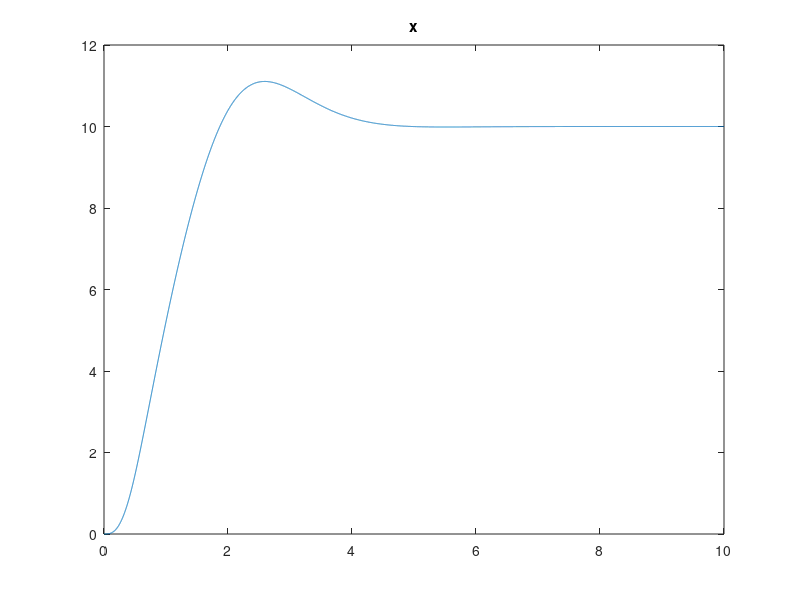
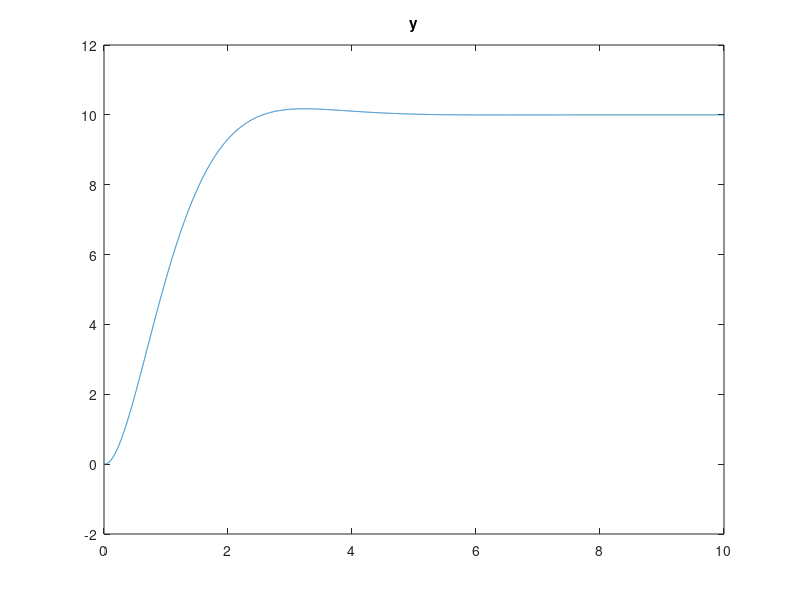
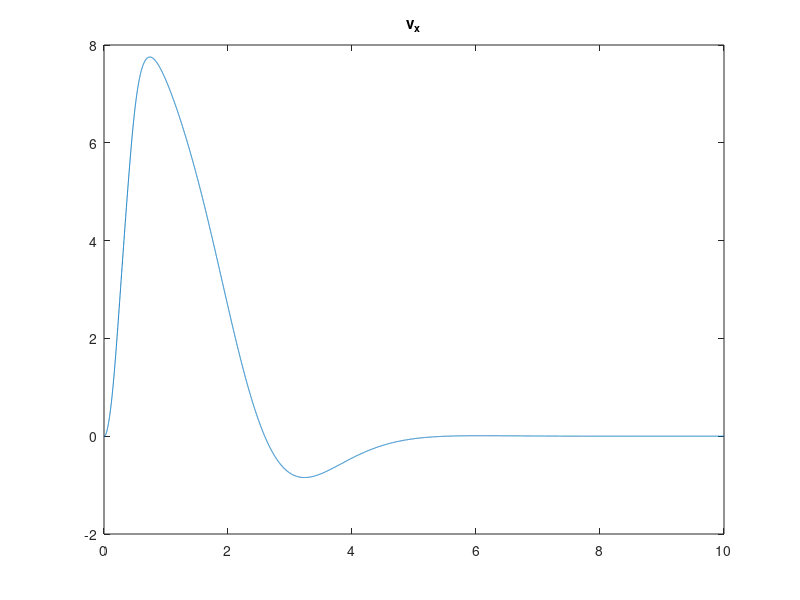
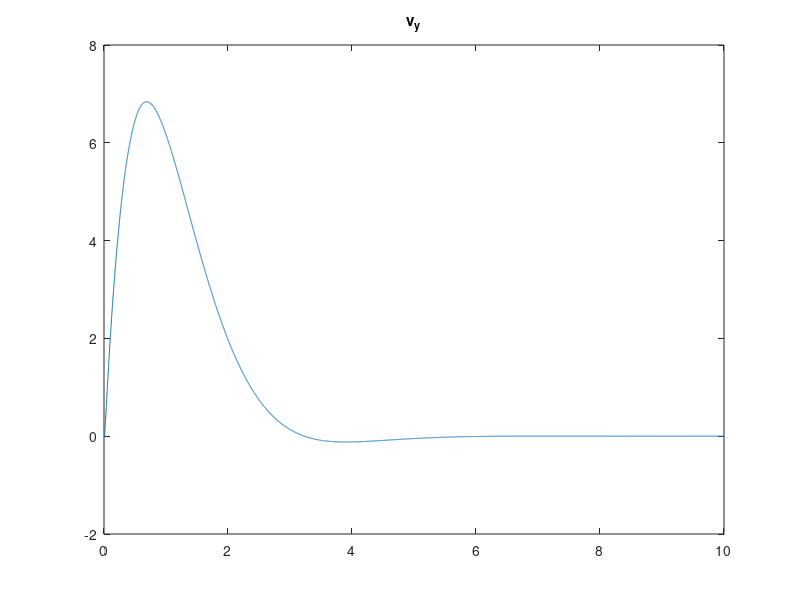

MATLAB code for these plots, in order:

clear
close all

g = 9.8;
sim_time    = 10;
dt          = 0.001;

num_steps   = sim_time / dt;
steps = 1 : num_steps;
t = steps * dt;

% Desired Conditions
x_r = 10;
y_r = 10;

% Controller values
K_v         = 1;
K_a         = 2.5;
K_omega     = 10;
K_F         = 100;

max_theta   = pi / 4;
max_omega   = 30 / 60 * 2 * pi;

% Initial Conditions
m = 1;
Z       = zeros(size(steps));

x       = Z;
y       = Z;
v_x     = Z;
v_y     = Z;
a_y     = -g;
theta   = Z;
omega   = Z;
F_th    = Z;

% Start of sim

F_g = m * g;

for n = steps
    p = max([n - 1, 1]);
    x0      = x(p);
    y0      = y(p);
    v_x0    = v_x(p);
    v_y0    = v_y(p);
    theta0  = theta(p);
    F_th0   = F_th(p);

    % Control
    v_x_in      = -K_v * (x0 - x_r);
    v_y_in      = -K_v * (y0 - y_r);

    a_x_in      = -K_a * (v_x0 - v_x_in);
    a_y_in      = -K_a * (v_y0 - v_y_in);

    theta_in    = atan(a_x_in / g);
    theta_in    = min([theta_in, max_theta]);
    theta_in    = max([theta_in, -max_theta]);

    omega_in    = -K_omega * (theta0 - theta_in);
    omega_in    = min([omega_in, max_omega]);
    omega_in    = max([omega_in, -max_omega]);
    
    F_th_y_dot = -K_F * m * (a_y - a_y_in);
    F_th_dot = F_th_y_dot / cos(theta0);

    F_th(n) = F_th0 + F_th_dot * dt;

    % Update state
    a_x = F_th0 * sin(theta0) / m;
    a_y = (F_th0 * cos(theta0) - F_g) / m;

    v_x(n) = v_x0 + a_x * dt;
    v_y(n) = v_y0 + a_y * dt;

    x(n) = x0 + v_x0 * dt + 0.5 * a_x * dt * dt;
    y(n) = y0 + v_y0 * dt + 0.5 * a_y * dt * dt;
    
    theta(n) = theta0 + omega_in * dt;
    omega(n) = omega_in;
end

figure
plot(t, x)
title('x')

figure
plot(t, y)
title('y')

figure
plot(t, v_x)
title('v_x')

figure
plot(t, v_y)
title('v_y')

figure
plot(t, theta * 180 / pi)
title('theta in deg')

figure
plot(t, omega * 180 / pi)
title('omega in deg/s')
